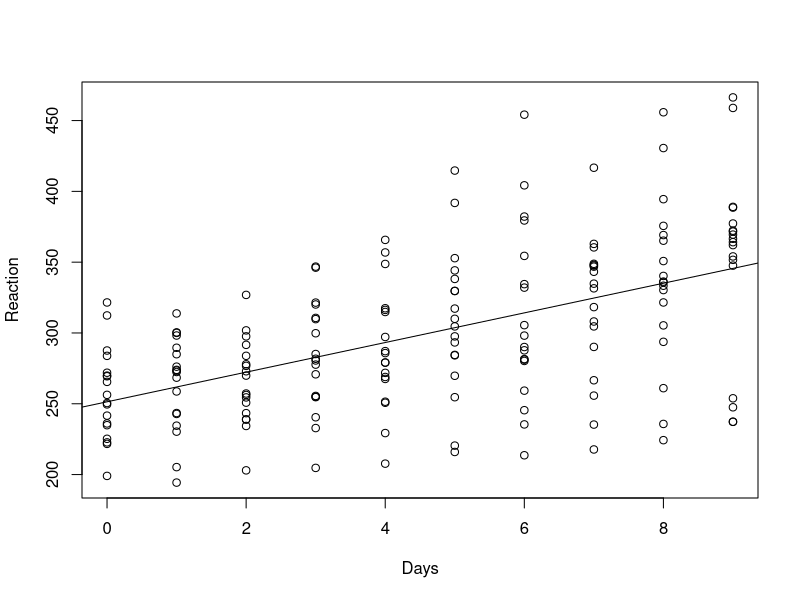
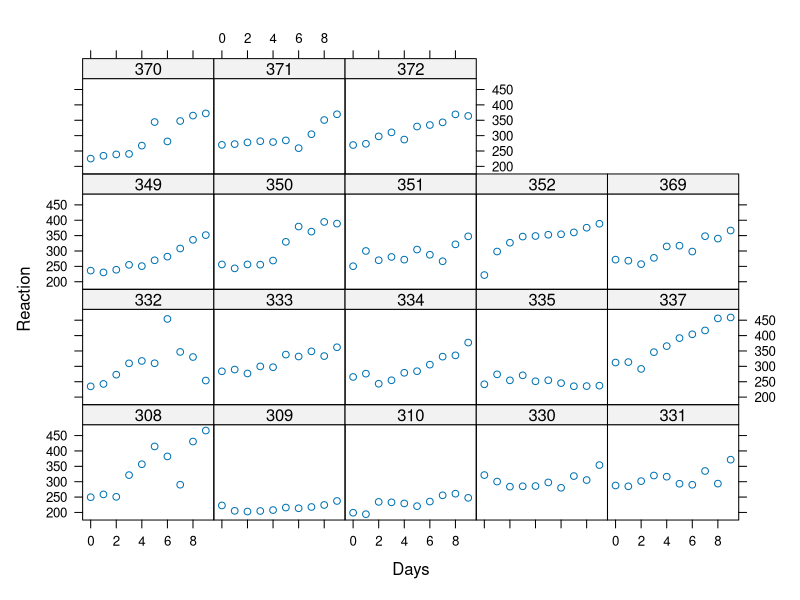

Reproduce these figures in R, in order.
## ---- chunk 1
knitr::opts_chunk$set(echo = TRUE)
## ---- chunk 2
d <- read.table("weighted.txt", header=TRUE)
str(d)
## ---- chunk 3
d <- read.table("weighted.txt", header=TRUE)
d$n_trial
d$n_trial/90
## ---- chunk 4
d <- read.table("weighted.txt", header=TRUE)
d$w <- d$n_trial/90
d
mean(d$w*d$mn_rt)
## ---- chunk 5
library(lme4)
str(sleepstudy)
## ---- chunk 6
library(lme4)
d <- sleepstudy
plot(Reaction~Days, data=d)
m1 <- lm(Reaction~Days, data=d)
abline(coef(m1))
## ---- chunk 7
library(lattice)
library(lme4)
d <- sleepstudy
xyplot(Reaction~Days|Subject, data=d)
